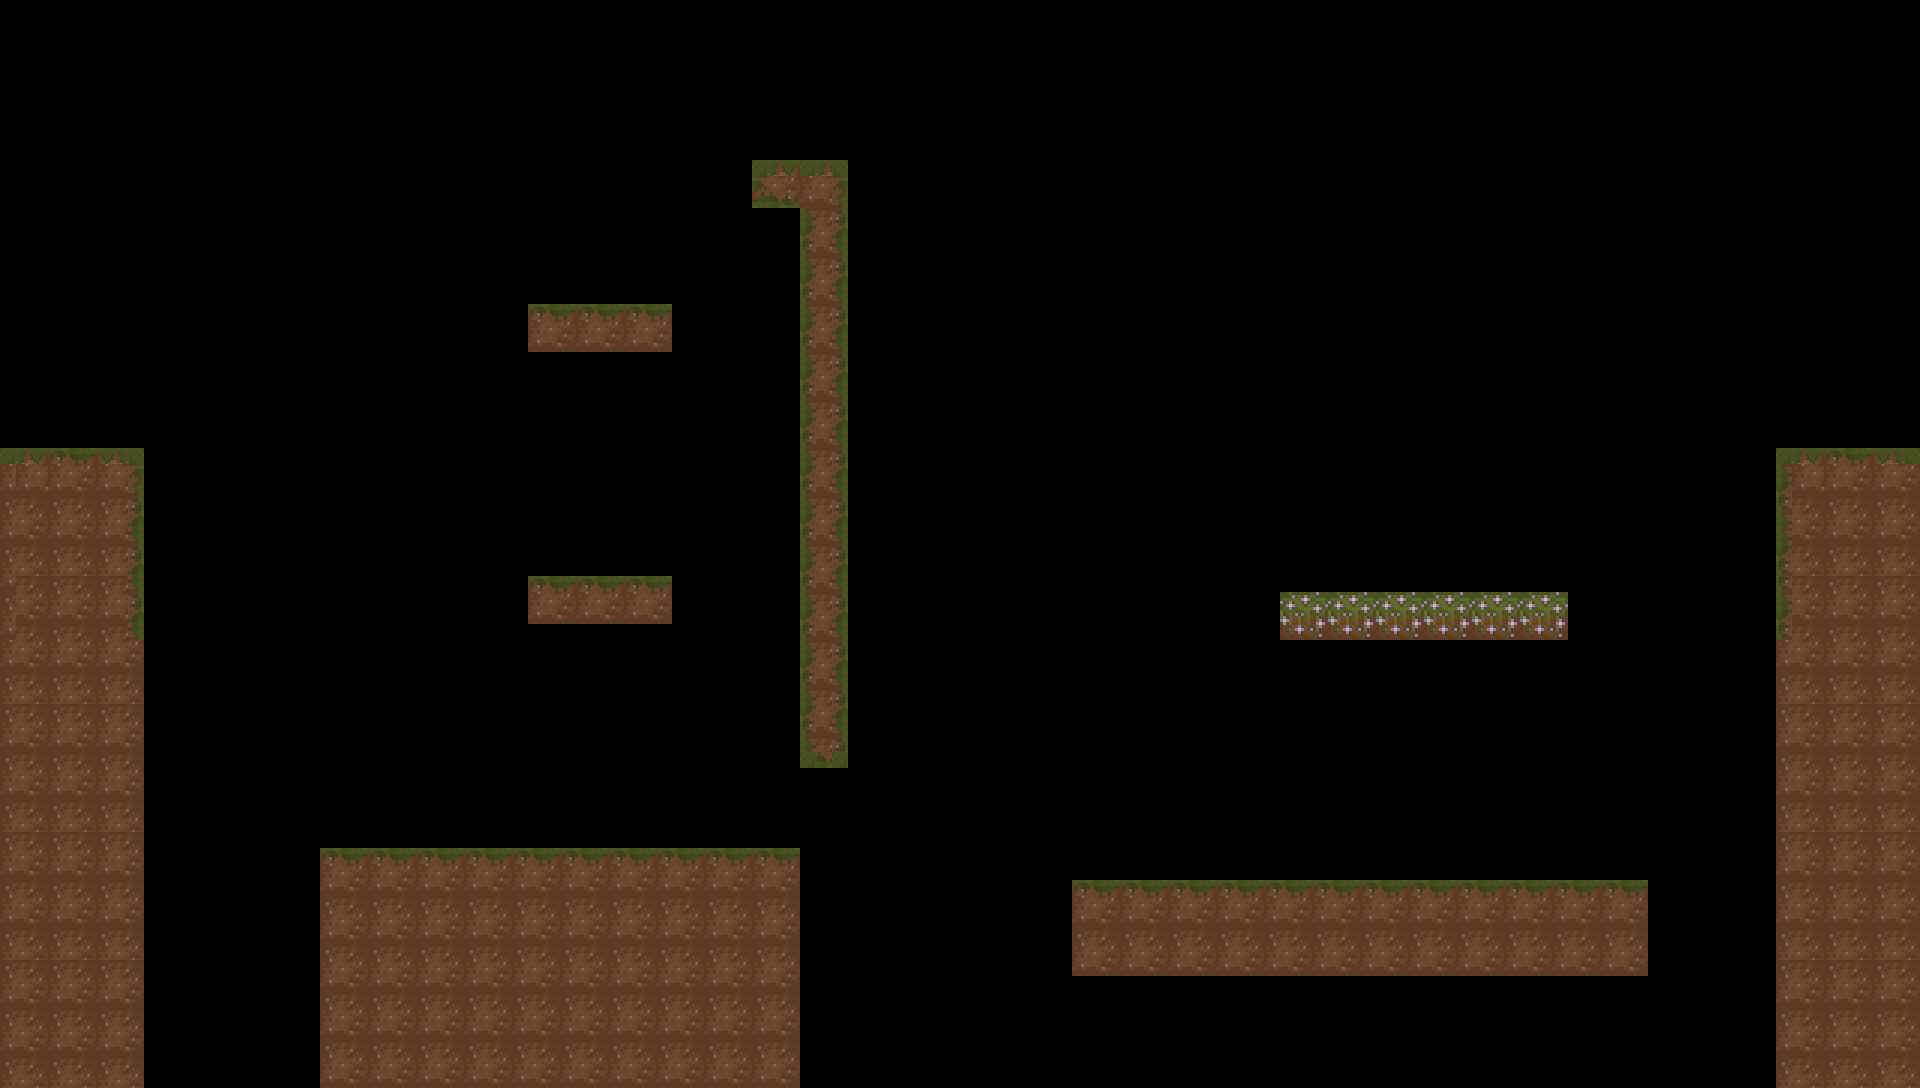

The image is a tile-based game level rendered from a .tmx file. Its description and source (layers, tilesets, objects; grid data summarised) follow:
An orthogonal 120x68 tile map with 16x16 px tiles, 2 tile layers (terrain_dirt, terrain_flowers), 3 tilesets and 6 objects (death, block_map, Player, Key, runner, ...).

<map version="1.10" tiledversion="1.11.2" orientation="orthogonal" renderorder="right-down" width="120" height="68" tilewidth="16" tileheight="16" infinite="0" nextlayerid="8" nextobjectid="22">
 <tileset firstgid="1" source="../tilesets/dirts.tsx" />
 <tileset firstgid="19" source="../tilesets/grid.tsx" />
 <tileset firstgid="100" source="../tilesets/platforms.tsx" />
 <layer id="1" name="terrain_dirt" width="120" height="68">
  <properties>
   <property name="collidable" type="bool" value="true" />
  </properties>
  <data>[8160 cells, 1617 non-empty, 30 distinct tile ids]</data>
 </layer>
 <layer id="2" name="terrain_flowers" width="120" height="68">
  <properties>
   <property name="collidable" type="bool" value="true" />
  </properties>
  <data>[8160 cells, 54 non-empty, 9 distinct tile ids]</data>
 </layer>
 <objectgroup id="4" name="block_movement">
  <object id="7" name="death" x="0" y="1082.82" width="1920" height="5" />
  <object id="8" name="block_map" x="0" y="0" width="10" height="1085.33" />
 </objectgroup>
 <objectgroup id="5" name="Objects">
  <object id="10" name="Tabitha" type="Player" x="46.2424" y="225.939">
   <point />
  </object>
  <object id="17" name="Key" x="1558.06" y="797.818">
   <point />
  </object>
  <object id="20" name="runner" x="1341.94" y="654.36">
   <point />
  </object>
  <object id="21" name="end_lvl" x="1910" y="0" width="10" height="1085.33" />
 </objectgroup>
</map>
